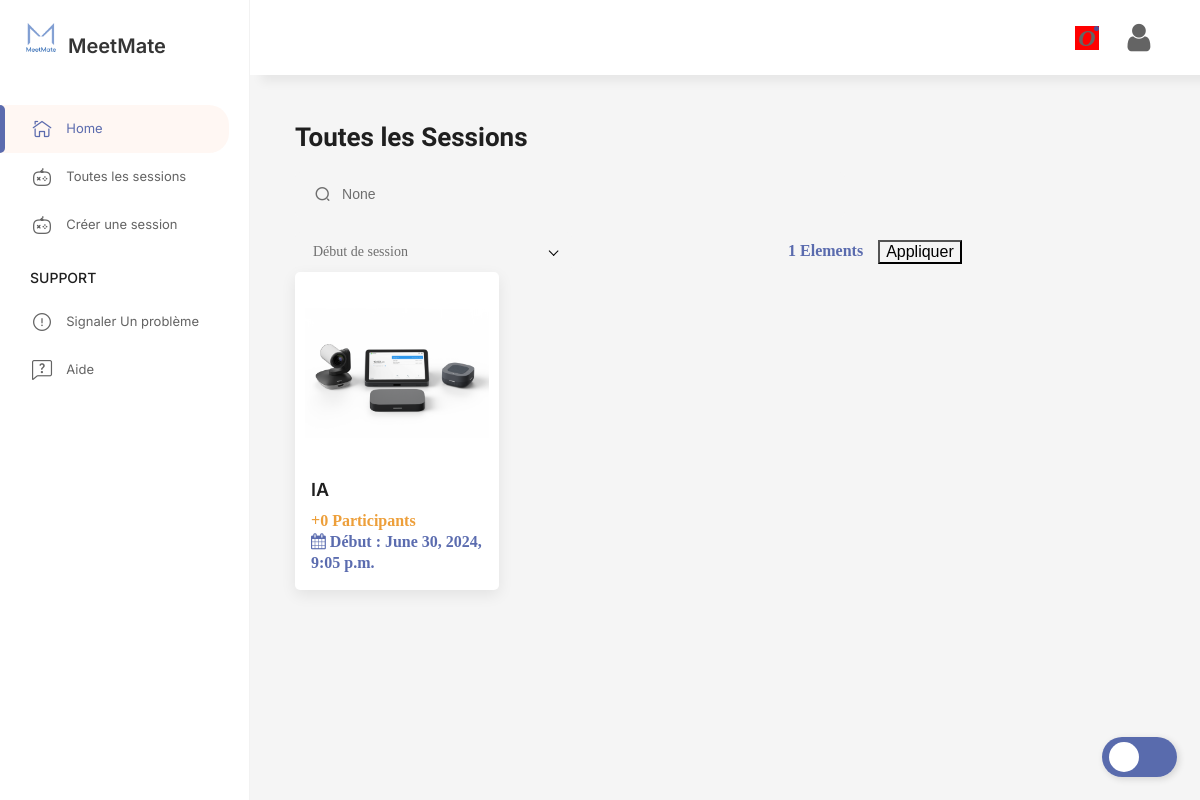
The app's page /meetings/, older data.
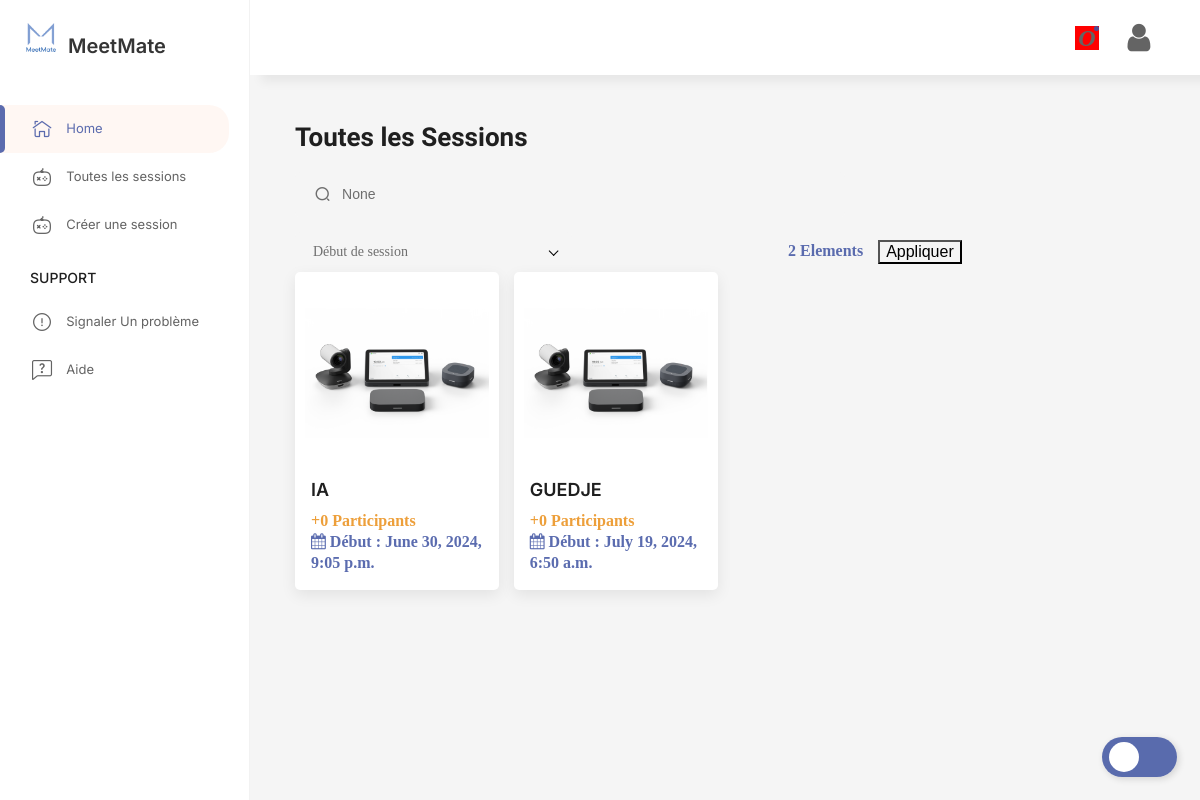
The same page, newer data.
### meetapp/models.py (models this page shows, shortened)
class Session(models.Model):
    nom = models.CharField(max_length=200)
    description = models.TextField(blank=True, null=True)
    session_debut = models.DateTimeField()
    session_fin = models.DateTimeField()
    image = models.ImageField(upload_to='session_images/', blank=True, null=True, default='telechargement.png')
    participants = models.ManyToManyField('Participant', related_name='sessions', blank=True)

### meetapp/views.py (the view)
# urls.py: path('meetings/', all_meetings, name='all_meetings'),
def all_meetings(request):
    query = request.GET.get('q')
    status = request.GET.get('status')
    sort_by = request.GET.get('sort_by', 'session_debut')
    sessions = Session.objects.all()
    if query:
        sessions = sessions.filter(nom__icontains=query)
    if status:
        sessions = sessions.filter(status=status)
    sessions = sessions.order_by(sort_by)
    context = {
        'sessions': sessions,
        'query': query,
        'status': status,
        'sort_by': sort_by,
    }
    return render(request, 'all_meetings.html', context)

### templates/all_meetings.html (shortened to what this page needs)
{% extends 'base.html' %}
{% load static %}
{% block content %}
<main class="page-main">
    <div class="widget --filters">
        <div class="widget__head">
            <h3 class="uk-text-lead">Toutes les Sessions</h3>
        </div>
        <div class="widget__body">
            <form method="GET">
                <div class="uk-grid uk-child-width-1-6@xl uk-child-width-1-3@l uk-child-width-1-2@s uk-flex-middle uk-grid-small" data-uk-grid>
                    <div class="uk-width-1-1">
                        <div class="search">
                            <div class="search__input">
                                <i class="ico_search"></i>
                                <input type="search" name="q" placeholder="Search" value="{{ query }}">
                            </div>
                        </div>
                    </div>
                    <div>
                    </div>
                    <div class="uk-text-right">
                        <a href="#!">{{sessions|length}} Elements</a>
                    </div>
                    <div>
                        <button type="submit">Appliquer</button>
                    </div>
                </div>
            </form>
        </div>
    </div>
    <div class="uk-grid uk-child-width-1-6@xl uk-child-width-1-4@l uk-child-width-1-3@s uk-flex-middle uk-grid-small" data-uk-grid>
        {% for session in sessions %}
        <div>
            <div class="game-card">
                <div class="game-card__box">
                    <div class="game-card__media">
                        <a href="{% url 'meet_detail_view' session.id %}"><img src="{{ session.image.url }}" alt="{{ session.nom }}" /></a>
                    </div>
                    <div class="game-card__info">
                        <a class="game-card__title" href="{% url 'meet_detail_view' session.id %}">{{ session.nom }}</a>
                        <div class="game-card__rating">
                            <span>+{{ session.participants.count }} Participants</span>
                        </div>
                        <div class="game-card__price">
                            <span><i class="fa fa-calendar"></i> Début : {{ session.session_debut }}</span>
                        </div>
                    </div>
                </div>
            </div>
        </div>
        {% endfor %}
    </div>
</main>
{% endblock %}

### templates/base.html (shortened to what this page needs)
{% load static %}
<!DOCTYPE html>
<html lang="fr">
<head>
    <link rel="stylesheet" href="{% static 'assets/css/libs.min.css'%}">
    <link rel="stylesheet" href="{% static 'assets/css/main.css'%}">
    <link rel="stylesheet" href="https://cdnjs.cloudflare.com/ajax/libs/font-awesome/4.7.0/css/font-awesome.min.css">
</head>
<body class="page-home">
    <input id="toggle" type="checkbox">
    <div class="page-wrapper">
        <header class="page-header">
            <div class="page-header__inner">
                <div class="page-header__sidebar">
                    <div class="page-header__logo"><img src="{% static 'assets/img/logo.png'%}" alt="logo"><span class="page-header__logo_text">MeetMate</span></div>
                </div>
                <div class="page-header__content">
                    <div class="page-header__action">
                        <a style="background-color: red" class="action-btn" href="{% url 'logout'%}"><i class="ico_quit">O</i><span class="animation-ripple-delay2"></span></a>
                           <a class="profile" href="{% url 'profile' %}"> <i class="fa fa-user fa-2x " style="color: #646464 !important;"> </i> </a>
                    </div>
                </div>
            </div>
        </header>
        <div class="page-content">
        {% include "components/sidebar.html"%}
            {% block content %}
            {% endblock %}
        </div>
    </div>
</body>
</html>

### templates/components/sidebar.html
     <aside class="sidebar is-show" id="sidebar">
                <div class="sidebar-box">
                    <ul class="uk-nav">
                        <li class="uk-active"><a href="{% url 'home'%}"><i class="ico_home"></i><span>Home</span></a></li>
                        <li><a href="{% url 'all_meetings' %}"><i class="ico_store"></i><span>Toutes les sessions</span></a></li>
                       <li><a href="{% url 'create_session' %}"><i class="ico_store"></i><span>Créer une session</span></a></li>
                        <li class="uk-nav-header">Support</li>
                        <li><a href="#modal-report" data-uk-toggle><i class="ico_report"></i><span>Signaler Un problème</span></a></li>
                        <li><a href="#modal-help" data-uk-toggle><i class="ico_help"></i><span>Aide</span></a></li>
                    </ul>
                </div>
            </aside>

Row changes from the older to the newer data that the page shows:
added Session: image (picture), nom "GUEDJE", participants.count "0", session_debut "July 19, 2024, 6:50 a.m."
Text that changed along with them:
{{ sessions|length }}: "1" → "2"
